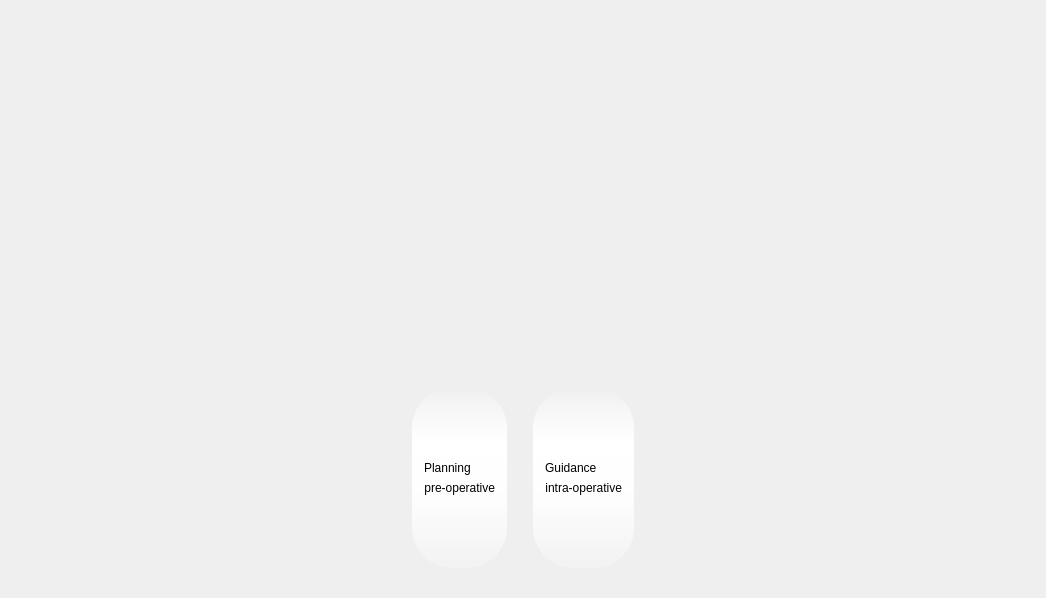
      <widget class="QWidget" name="pgHome">
       <layout class="QGridLayout" name="gridLayout_3">
        <item row="0" column="0">
         <widget class="QWidget" name="wdgModeSelection" native="true">
          <property name="sizePolicy">
           <sizepolicy hsizetype="Fixed" vsizetype="Fixed">
            <horstretch>0</horstretch>
            <verstretch>0</verstretch>
           </sizepolicy>
          </property>
          <property name="minimumSize">
           <size>
            <width>1024</width>
            <height>576</height>
           </size>
          </property>
          <property name="maximumSize">
           <size>
            <width>1024</width>
            <height>576</height>
           </size>
          </property>
          <property name="autoFillBackground">
           <bool>false</bool>
          </property>
          <property name="styleSheet">
           <string notr="true">#wdgModeSelection{
	background-image:url(C:/Leon/image/background.png);
}

QPushButton{
font: 36pt &quot;Arial&quot;;
background-color: qlineargradient(spread:pad, x1:0, y1:0, x2:0, y2:1, stop:0 rgba(255, 255, 255, 0), stop:0.1 rgba(255, 255, 255, 100), stop:0.3 rgba(255, 255, 255, 255), stop:0.6 rgba(255, 255, 255, 230), stop:1 rgba(255, 255, 255, 50));
border:0px;
border-radius:40px;
margin:10px;
padding:10px;
}

QPushButton:hover{
	background-color: qlineargradient(spread:pad, x1:0, y1:0, x2:0, y2:1, stop:0 rgba(88, 238, 255, 0), stop:0.1 rgba(88, 238, 255, 100), stop:0.3 rgba(88, 238, 255, 255), stop:0.6 rgba(88, 238, 255, 230), stop:1 rgba(88, 238, 255, 50));
}</string>
          </property>
          <layout class="QGridLayout" name="gridLayout_23">
           <property name="topMargin">
            <number>11</number>
           </property>
           <property name="verticalSpacing">
            <number>0</number>
           </property>
           <item row="5" column="3">
            <spacer name="horizontalSpacer_31">
             <property name="orientation">
              <enum>Qt::Horizontal</enum>
             </property>
             <property name="sizeHint" stdset="0">
              <size>
               <width>40</width>
               <height>20</height>
              </size>
             </property>
            </spacer>
           </item>
           <item row="5" column="2">
            <widget class="QWidget" name="wdgGuidance" native="true">
             <property name="sizePolicy">
              <sizepolicy hsizetype="Preferred" vsizetype="Maximum">
               <horstretch>0</horstretch>
               <verstretch>0</verstretch>
              </sizepolicy>
             </property>
             <property name="minimumSize">
              <size>
               <width>0</width>
               <height>200</height>
              </size>
             </property>
             <property name="maximumSize">
              <size>
               <width>16777215</width>
               <height>200</height>
              </size>
             </property>
             <property name="cursor">
              <cursorShape>PointingHandCursor</cursorShape>
             </property>
             <property name="styleSheet">
              <string notr="true">QWidget{
font: 32pt &quot;Arial&quot;;
background-color: qlineargradient(spread:pad, x1:0, y1:0, x2:0, y2:1, stop:0 rgba(255, 255, 255, 0), stop:0.1 rgba(255, 255, 255, 100), stop:0.3 rgba(255, 255, 255, 255), stop:0.6 rgba(255, 255, 255, 230), stop:1 rgba(255, 255, 255, 50));
border:0px;
border-radius:40px;
padding:0px;
margin:10px;
}

QWidget:hover{
	background-color: qlineargradient(spread:pad, x1:0, y1:0, x2:0, y2:1, stop:0 rgba(88, 238, 255, 0), stop:0.1 rgba(88, 238, 255, 100), stop:0.3 rgba(88, 238, 255, 255), stop:0.6 rgba(88, 238, 255, 230), stop:1 rgba(88, 238, 255, 50));
}

QLabel{
	margin-top:0px;
	margin-bottom:0px;
	padding:0px;
}</string>
             </property>
             <layout class="QGridLayout" name="gridLayout_24">
              <item row="2" column="0">
               <widget class="QLabel" name="label_19">
                <property name="styleSheet">
                 <string notr="true">background:none;
font: 14pt &quot;Arial&quot;;</string>
                </property>
                <property name="text">
                 <string>intra-operative</string>
                </property>
                <property name="alignment">
                 <set>Qt::AlignRight|Qt::AlignTrailing|Qt::AlignVCenter</set>
                </property>
               </widget>
              </item>
              <item row="1" column="0">
               <widget class="QLabel" name="label_20">
                <property name="styleSheet">
                 <string notr="true">background:none;</string>
                </property>
                <property name="text">
                 <string>Guidance</string>
                </property>
               </widget>
              </item>
              <item row="0" column="0">
               <spacer name="verticalSpacer_11">
                <property name="orientation">
                 <enum>Qt::Vertical</enum>
                </property>
                <property name="sizeHint" stdset="0">
                 <size>
                  <width>10</width>
                  <height>40</height>
                 </size>
                </property>
               </spacer>
              </item>
              <item row="3" column="0">
               <spacer name="verticalSpacer_12">
                <property name="orientation">
                 <enum>Qt::Vertical</enum>
                </property>
                <property name="sizeHint" stdset="0">
                 <size>
                  <width>10</width>
                  <height>40</height>
                 </size>
                </property>
               </spacer>
              </item>
             </layout>
            </widget>
           </item>
           <item row="1" column="0" colspan="4">
            <widget class="QLabel" name="label_title_13">
             <property name="minimumSize">
              <size>
               <width>0</width>
               <height>100</height>
              </size>
             </property>
             <property name="maximumSize">
              <size>
               <width>16777215</width>
               <height>100</height>
              </size>
             </property>
             <property name="styleSheet">
              <string notr="true">
	color:#eeeeee;
	font: 64pt &quot;Cascadia Code SemiBold&quot;;
	padding:0px;
	margin:0px;</string>
             </property>
             <property name="text">
              <string>AitherBot</string>
             </property>
             <property name="alignment">
              <set>Qt::AlignCenter</set>
             </property>
            </widget>
           </item>
           <item row="5" column="0">
            <spacer name="horizontalSpacer_32">
             <property name="orientation">
              <enum>Qt::Horizontal</enum>
             </property>
             <property name="sizeHint" stdset="0">
              <size>
               <width>40</width>
               <height>20</height>
              </size>
             </property>
            </spacer>
           </item>
           <item row="5" column="1">
            <widget class="QWidget" name="wdgPlanning" native="true">
             <property name="sizePolicy">
              <sizepolicy hsizetype="Preferred" vsizetype="Maximum">
               <horstretch>0</horstretch>
               <verstretch>0</verstretch>
              </sizepolicy>
             </property>
             <property name="minimumSize">
              <size>
               <width>0</width>
               <height>200</height>
              </size>
             </property>
             <property name="maximumSize">
              <size>
               <width>16777215</width>
               <height>200</height>
              </size>
             </property>
             <property name="cursor">
              <cursorShape>PointingHandCursor</cursorShape>
             </property>
             <property name="mouseTracking">
              <bool>false</bool>
             </property>
             <property name="focusPolicy">
              <enum>Qt::ClickFocus</enum>
             </property>
             <property name="styleSheet">
              <string notr="true">QWidget{
font: 32pt &quot;Arial&quot;;
background-color: qlineargradient(spread:pad, x1:0, y1:0, x2:0, y2:1, stop:0 rgba(255, 255, 255, 0), stop:0.1 rgba(255, 255, 255, 100), stop:0.3 rgba(255, 255, 255, 255), stop:0.6 rgba(255, 255, 255, 230), stop:1 rgba(255, 255, 255, 50));
border:0px;
border-radius:40px;
padding:0px;
margin:10px;
}

QWidget:hover{
	background-color: qlineargradient(spread:pad, x1:0, y1:0, x2:0, y2:1, stop:0 rgba(88, 238, 255, 0), stop:0.1 rgba(88, 238, 255, 100), stop:0.3 rgba(88, 238, 255, 255), stop:0.6 rgba(88, 238, 255, 230), stop:1 rgba(88, 238, 255, 50));
}


QLabel{
	margin-top:0px;
	margin-bottom:0px;
	padding:0px;
}</string>
             </property>
             <layout class="QGridLayout" name="gridLayout_25">
              <item row="2" column="0">
               <widget class="QLabel" name="label_21">
                <property name="styleSheet">
                 <string notr="true">background:none;
font: 14pt &quot;Arial&quot;;</string>
                </property>
                <property name="text">
                 <string>pre-operative</string>
                </property>
                <property name="alignment">
                 <set>Qt::AlignRight|Qt::AlignTrailing|Qt::AlignVCenter</set>
                </property>
               </widget>
              </item>
              <item row="1" column="0">
               <widget class="QLabel" name="label_22">
                <property name="styleSheet">
                 <string notr="true">background:none;</string>
                </property>
                <property name="text">
                 <string>Planning</string>
                </property>
               </widget>
              </item>
              <item row="0" column="0">
               <spacer name="verticalSpacer_13">
                <property name="orientation">
                 <enum>Qt::Vertical</enum>
                </property>
                <property name="sizeHint" stdset="0">
                 <size>
                  <width>10</width>
                  <height>40</height>
                 </size>
                </property>
               </spacer>
              </item>
              <item row="3" column="0">
               <spacer name="verticalSpacer_14">
                <property name="orientation">
                 <enum>Qt::Vertical</enum>
                </property>
                <property name="sizeHint" stdset="0">
                 <size>
                  <width>10</width>
                  <height>40</height>
                 </size>
                </property>
               </spacer>
              </item>
             </layout>
            </widget>
           </item>
           <item row="4" column="1" colspan="2">
            <spacer name="verticalSpacer_15">
             <property name="orientation">
              <enum>Qt::Vertical</enum>
             </property>
             <property name="sizeHint" stdset="0">
              <size>
               <width>20</width>
               <height>40</height>
              </size>
             </property>
            </spacer>
           </item>
           <item row="2" column="0" colspan="4">
            <widget class="QLabel" name="label_subtitle_3">
             <property name="styleSheet">
              <string notr="true">	color:#eeeeee;
	font: 18pt &quot;Cascadia Code SemiBold&quot;;
	margin-right:240px;</string>
             </property>
             <property name="text">
              <string>Lung Surgical Robotic</string>
             </property>
             <property name="textFormat">
              <enum>Qt::MarkdownText</enum>
             </property>
             <property name="alignment">
              <set>Qt::AlignRight|Qt::AlignTrailing|Qt::AlignVCenter</set>
             </property>
            </widget>
           </item>
          </layout>
         </widget>
        </item>
       </layout>
      </widget>
